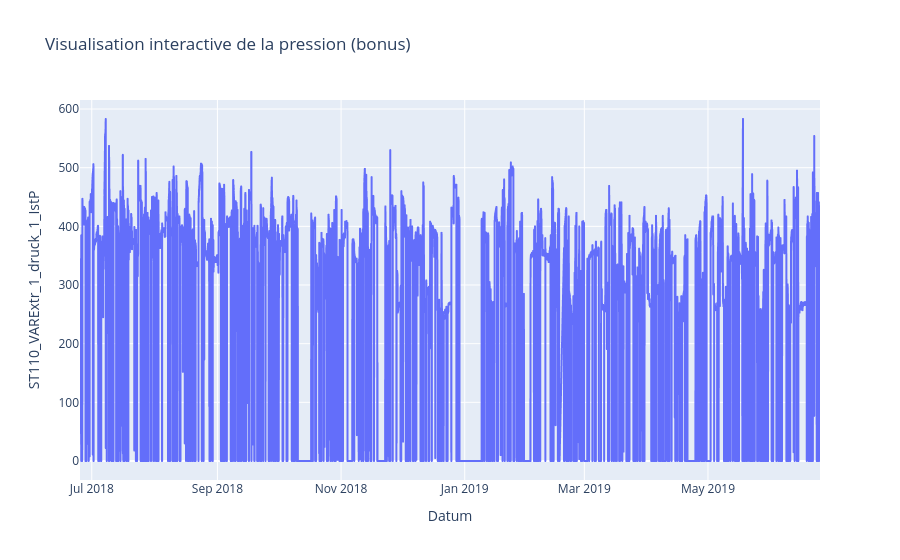

The notebook cell this image was saved under:
### Code cell
interactive_df = df.sample(min(len(df), 25000), random_state=42).sort_values('Datum')
fig = px.line(interactive_df, x='Datum', y=pressure_col, title='Visualisation interactive de la pression (bonus)')
fig.show()

### Figure 1 — Plotly figure (JSON) as saved in the notebook; plotly's stock layout.template omitted (floating-point values rounded to 4 significant figures; data arrays with more than 128 entries replaced by an {"elided": "..."} marker saying what was removed)
{"data": [{"hovertemplate": "Datum=%{x}<br>ST110_VARExtr_1_druck_1_IstP=%{y}<extra></extra>", "legendgroup": "", "line": {"color": "#636efa", "dash": "solid"}, "marker": {"symbol": "circle"}, "mode": "lines", "name": "", "showlegend": false, "type": "scattergl", "x": {"elided": "25000 str values"}, "xaxis": "x", "y": {"elided": "25000 float values"}, "yaxis": "y"}], "layout": {"legend": {"tracegroupgap": 0}, "title": {"text": "Visualisation interactive de la pression (bonus)"}, "xaxis": {"anchor": "y", "domain": [0, 1], "title": {"text": "Datum"}}, "yaxis": {"anchor": "x", "domain": [0, 1], "title": {"text": "ST110_VARExtr_1_druck_1_IstP"}}}}
